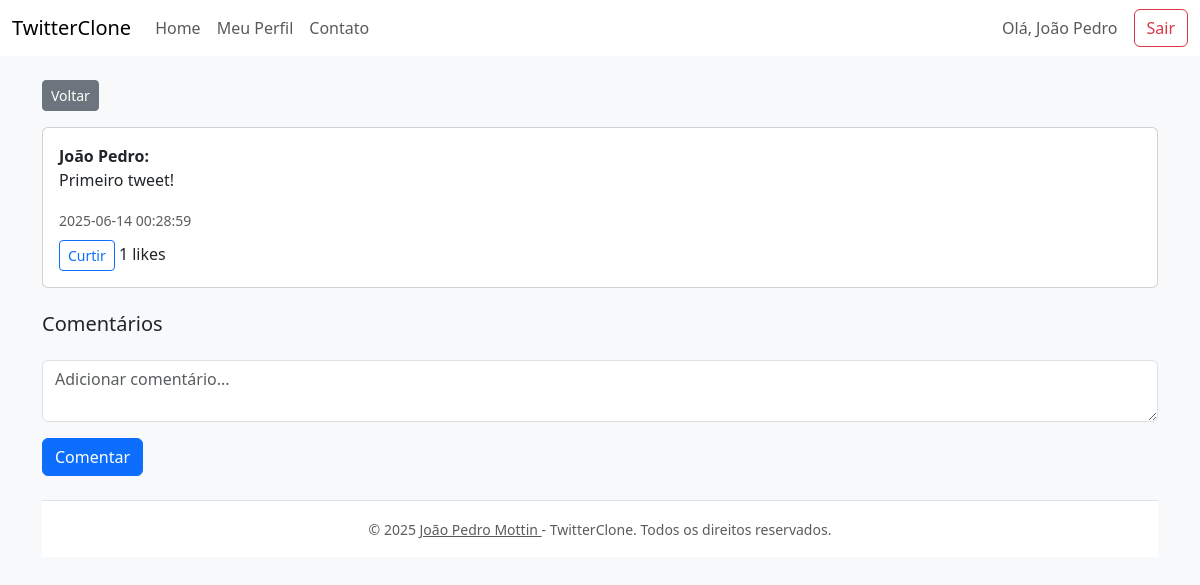
/?url=tweet/1 (signed in), run on the app's committed database.
### tables this page shows
CREATE TABLE `tweets` (
  `id` int(11) NOT NULL AUTO_INCREMENT,
  `user_id` int(11) NOT NULL,
  `texto` text NOT NULL,
  `criado_em` datetime DEFAULT current_timestamp(),
  PRIMARY KEY (`id`),
  KEY `user_id` (`user_id`)
);

CREATE TABLE `users` (
  `id` int(11) NOT NULL AUTO_INCREMENT,
  `nome` varchar(100) NOT NULL,
  `email` varchar(100) NOT NULL,
  `senha` varchar(255) NOT NULL,
  `cpf` varchar(14) NOT NULL,
  `data_nascimento` date NOT NULL,
  PRIMARY KEY (`id`),
  UNIQUE KEY `email` (`email`)
);

### controllers/TweetController.php (called while the page is built, shortened)
<?php
require_once __DIR__ . '/../models/Tweet.php';
require_once __DIR__ . '/../config/db.php';
class TweetController {
    public function viewTweet($id)
    {
        $tweetModel = new Tweet(Conexao::getConexao());
        $tweet = $tweetModel->findById($id);
        $userLiked = $tweetModel->userLikedTweet($id, $_SESSION['user_id']);
        require 'views/partials/header.php';
        require 'views/tweet.php';
        require 'views/partials/footer.php';
    }
}

### config/db.php (called while the page is built)
<?php
abstract class Conexao {
    private static $pdo;
    public static function getConexao() {
        if (!isset(self::$pdo)) {
            try {
                self::$pdo = new PDO("mysql:host=localhost;port=3306;dbname=Twitterclone;charset=utf8", "root", "");
                self::$pdo->setAttribute(PDO::ATTR_ERRMODE, PDO::ERRMODE_EXCEPTION);
            } catch (PDOException $e) {
                die("Erro de conexão: " . $e->getMessage());
            }
        }
        return self::$pdo;
    }
}
?>

### models/Tweet.php (called while the page is built, shortened)
<?php
require_once __DIR__ . '/../config/db.php';
class Tweet {
    private $db;
    public function __construct($db) {
        $this->db = $db;
    }
    public function findById($id) {
        $stmt = $this->db->prepare('
            SELECT t.id, t.texto, u.nome, t.criado_em,
                   (SELECT COUNT(*) FROM likes WHERE tweet_id = t.id) AS likes_count
            FROM tweets t
            JOIN users u ON u.id = t.user_id
            WHERE t.id = ?
        ');
        $stmt->execute([$id]);
        return $stmt->fetch(PDO::FETCH_ASSOC);
    }
    public function userLikedTweet($tweet_id, $user_id) {
        $stmt = $this->db->prepare('SELECT 1 FROM likes WHERE tweet_id = ? AND user_id = ? LIMIT 1');
        $stmt->execute([$tweet_id, $user_id]);
        return $stmt->fetch() !== false;
    }
}

### views/tweet.php (the view, shortened to what this page needs)
<a href="?url=home" class="btn btn-secondary btn-sm mb-3">Voltar</a>
<div class="card mb-4">
    <div class="card-body">
        <strong><?php echo htmlspecialchars($tweet['nome']); ?>:</strong>
        <p><?php echo htmlspecialchars($tweet['texto']); ?></p>
        <small class="text-muted"><?php echo $tweet['criado_em']; ?></small>
        <div class="mt-2">
            <form method="POST" action="?url=like/toggle/<?php echo $tweet['id']; ?>" style="display:inline;">
                <button type="submit" class="btn btn-<?php echo $userLiked ? 'primary' : 'outline-primary'; ?> btn-sm">
                    <?php echo $userLiked ? 'Descurtir' : 'Curtir'; ?>
                </button>
            </form>
            <span><?php echo $tweet['likes_count']; ?> likes</span>
        </div>
    </div>
</div>
<h5>Comentários</h5>
<form method="POST" class="mt-4">
    <div class="mb-3">
        <textarea name="comentario" class="form-control" placeholder="Adicionar comentário..." required></textarea>
    </div>
    <button type="submit" class="btn btn-primary">Comentar</button>
</form>

### data on the page
tweets: user.nome "João Pedro", texto "Primeiro tweet!", criado_em "2025-06-14 00:28:59"

### other printed values
$_SESSION['user_nome'] "João Pedro"
$tweet['likes_count'] "1"
